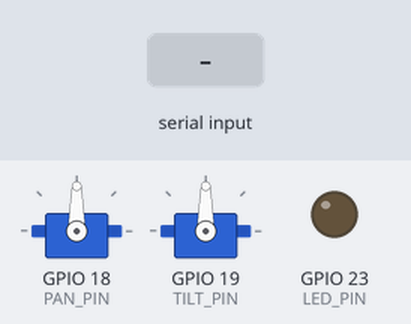
Bench run of a sketch on a simulated ESP32. Parts: 2 × servo, output pins drawn as LEDs (lit = HIGH). The inputs (shaded band) are chosen by the test bench.

Above: at 1.2 s.
1.3 s: "L,1\n" received over Serial
At 1.8 s:
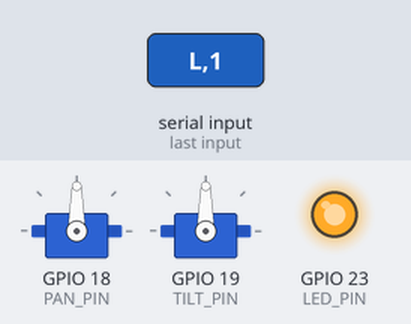
2.8 s: "L,0\n" received over Serial
At 4.1 s:
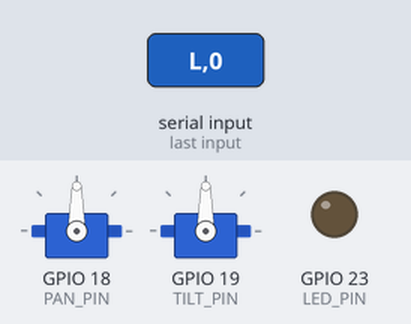
Timing chart, 0 to 5.8 s (numbered marks = the images above; inputs shaded):
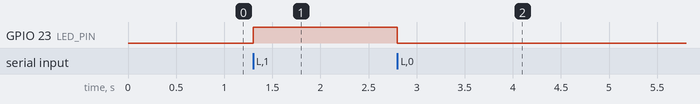

The sketch:

spotlight.ino
```cpp
/* Real-World Ctrl+F optional ESP32 pan/tilt LED.
 * Arduino IDE: install ESP32Servo; select your ESP32 board.
 * Never power servos from the ESP32's 3.3V pin. Use a suitable external 5V
 * supply, connect supply GND to ESP32 GND, and use a transistor/driver for LED.
 * Use a low-power LED (no lasers, no unshielded mains wiring).
 * Protocol: P,pan,tilt\n (0..180), L,1\n or L,0\n. 115200 baud.
 */
#include <ESP32Servo.h>
Servo panServo, tiltServo;
constexpr int PAN_PIN = 18;
constexpr int TILT_PIN = 19;
constexpr int LED_PIN = 23;
constexpr int MIN_PAN = 30, MAX_PAN = 150;
constexpr int MIN_TILT = 30, MAX_TILT = 150;
String command;
void setup() {
  Serial.begin(115200);
  pinMode(LED_PIN, OUTPUT);
  digitalWrite(LED_PIN, LOW);
  panServo.setPeriodHertz(50);
  tiltServo.setPeriodHertz(50);
  panServo.attach(PAN_PIN, 500, 2400);
  tiltServo.attach(TILT_PIN, 500, 2400);
  panServo.write(90);
  tiltServo.write(90);
}
void loop() {
  while (Serial.available()) {
    char c = char(Serial.read());
    if (c == '\n') {
      command.trim();
      if (command.startsWith("P,")) {
        int separator = command.indexOf(',', 2);
        if (separator > 2) {
          int pan = command.substring(2, separator).toInt();
          int tilt = command.substring(separator + 1).toInt();
          panServo.write(constrain(pan, MIN_PAN, MAX_PAN));
          tiltServo.write(constrain(tilt, MIN_TILT, MAX_TILT));
        }
      } else if (command == "L,1") digitalWrite(LED_PIN, HIGH);
      else if (command == "L,0") digitalWrite(LED_PIN, LOW);
      command = "";
    } else if (command.length() < 48) command += c;
    else command = "";
  }
}
```

Measured:
- after the input at 1.3 s, GPIO 23 (LED_PIN): LOW → HIGH at once
- after the input at 2.8 s, GPIO 23 (LED_PIN): HIGH → LOW at once
